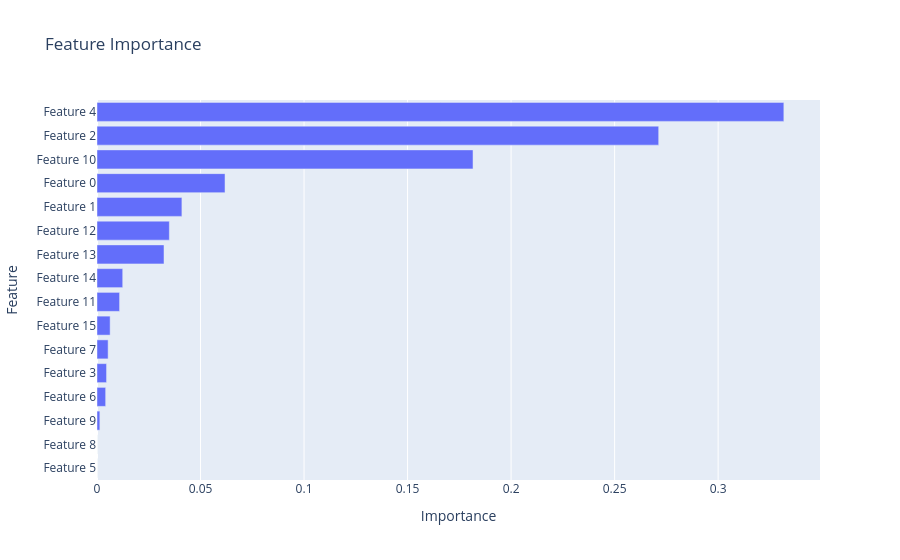

Notebook source saved alongside this figure:
### Code cell
dt_visualizer.plot_feature_importance()

### Figure 1 — Plotly figure (JSON) as saved in the notebook; plotly's stock layout.template omitted (floating-point values rounded to 4 significant figures)
{"data": [{"orientation": "h", "x": [0.0, 0.0, 0.001383, 0.004183, 0.004611, 0.005372, 0.00634, 0.01091, 0.01242, 0.03236, 0.03494, 0.041, 0.06183, 0.1816, 0.2713, 0.3317], "y": ["Feature 5", "Feature 8", "Feature 9", "Feature 6", "Feature 3", "Feature 7", "Feature 15", "Feature 11", "Feature 14", "Feature 13", "Feature 12", "Feature 1", "Feature 0", "Feature 10", "Feature 2", "Feature 4"], "type": "bar"}], "layout": {"title": {"text": "Feature Importance"}, "xaxis": {"title": {"text": "Importance"}}, "yaxis": {"title": {"text": "Feature"}}, "showlegend": false}}
